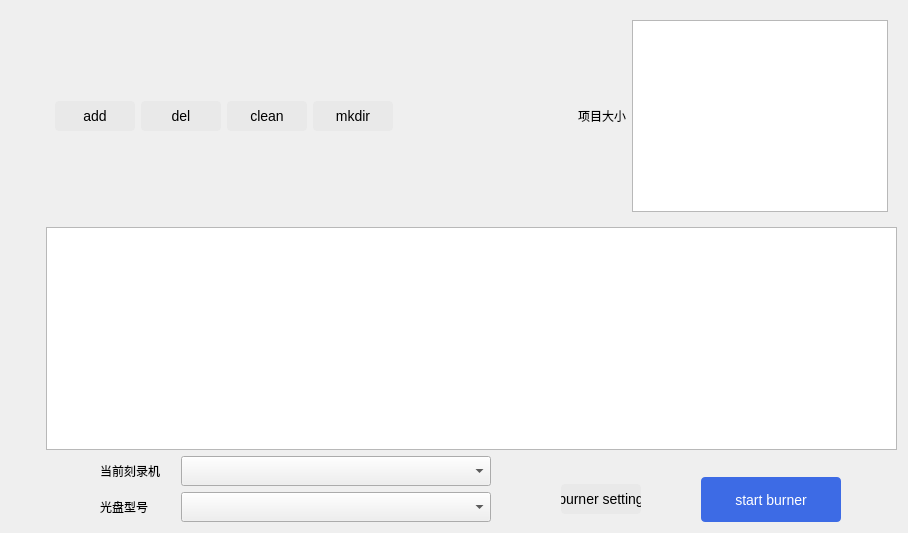
<?xml version="1.0" encoding="UTF-8"?>
<ui version="4.0">
 <class>p_data</class>
 <widget class="QWidget" name="p_data">
  <property name="geometry">
   <rect>
    <x>0</x>
    <y>0</y>
    <width>908</width>
    <height>533</height>
   </rect>
  </property>
  <property name="windowTitle">
   <string>Form</string>
  </property>
  <layout class="QHBoxLayout" name="horizontalLayout_2">
   <item>
    <spacer name="horizontalSpacer_4">
     <property name="orientation">
      <enum>Qt::Horizontal</enum>
     </property>
     <property name="sizeType">
      <enum>QSizePolicy::Fixed</enum>
     </property>
     <property name="sizeHint" stdset="0">
      <size>
       <width>35</width>
       <height>20</height>
      </size>
     </property>
    </spacer>
   </item>
   <item>
    <layout class="QVBoxLayout" name="verticalLayout">
     <item>
      <widget class="QWidget" name="horizontalWidget" native="true">
       <layout class="QHBoxLayout" name="horizontalLayout">
        <item>
         <widget class="QPushButton" name="add">
          <property name="minimumSize">
           <size>
            <width>80</width>
            <height>30</height>
           </size>
          </property>
          <property name="maximumSize">
           <size>
            <width>80</width>
            <height>30</height>
           </size>
          </property>
          <property name="styleSheet">
           <string notr="true">QPushButton{background-image: url(:/new/prefix1/pic/icon-添加-默认.png);background-color:rgb(233, 233, 233);background-repeat: no-repeat;background-position:left;color:rgb(0, 0, 0);font: 14px;border-radius: 4px;}
QPushButton:hover{background-image: url(:/new/prefix1/pic/icon-添加-悬停点击.png);background-color:rgb(107, 142, 235);background-repeat: no-repeat;background-position:left;color:rgb(0, 0, 0);font: 14px;border-radius: 4px;}
 QPushButton:pressed{background-image: url(:/new/prefix1/pic/icon-添加-悬停点击.png);background-color:rgb(65, 95, 196);background-repeat: no-repeat;background-position:left;border:none;color:rgb(0, 0, 0);font: 14px;border-radius: 4px;}</string>
          </property>
          <property name="text">
           <string>add</string>
          </property>
         </widget>
        </item>
        <item>
         <widget class="QPushButton" name="del">
          <property name="minimumSize">
           <size>
            <width>80</width>
            <height>30</height>
           </size>
          </property>
          <property name="maximumSize">
           <size>
            <width>80</width>
            <height>30</height>
           </size>
          </property>
          <property name="styleSheet">
           <string notr="true">QPushButton{background-image: url(:/new/prefix1/pic/icon-删除-默认.png);background-color:rgb(233, 233, 233);background-repeat: no-repeat;background-position:left;color:rgb(0, 0, 0);font: 14px;border-radius: 4px;}
QPushButton:hover{background-image: url(:/new/prefix1/pic/icon-删除-悬停点击.png);background-color:rgb(107, 142, 235);background-repeat: no-repeat;background-position:left;color:rgb(0, 0, 0);font: 14px;border-radius: 4px;}
QPushButton:pressed{background-image: url(:/new/prefix1/pic/icon-删除-悬停点击.png);background-color:rgb(65, 95, 196);background-repeat: no-repeat;background-position:left;border:none;color:rgb(0, 0, 0);font: 14px;border-radius: 4px;}</string>
          </property>
          <property name="text">
           <string>del</string>
          </property>
         </widget>
        </item>
        <item>
         <widget class="QPushButton" name="clean">
          <property name="minimumSize">
           <size>
            <width>80</width>
            <height>30</height>
           </size>
          </property>
          <property name="maximumSize">
           <size>
            <width>80</width>
            <height>30</height>
           </size>
          </property>
          <property name="styleSheet">
           <string notr="true">QPushButton{background-image: url(:/new/prefix1/pic/icon-清空-默认.png);background-color:rgb(233, 233, 233);background-repeat: no-repeat;background-position:left;color:rgb(0, 0, 0);font: 14px;border-radius: 4px;}
QPushButton:hover{background-image: url(:/new/prefix1/pic/icon-清空-悬停点击.png);background-color:rgb(107, 142, 235);background-repeat: no-repeat;background-position:left;color:rgb(0, 0, 0);font: 14px;border-radius: 4px;}
QPushButton:pressed{background-image: url(:/new/prefix1/pic/icon-清空-悬停点击.png);background-color:rgb(65, 95, 196);background-repeat: no-repeat;background-position:left;border:none;color:rgb(0, 0, 0);font: 14px;border-radius: 4px;}</string>
          </property>
          <property name="text">
           <string>clean</string>
          </property>
         </widget>
        </item>
        <item>
         <widget class="QPushButton" name="mkdir">
          <property name="minimumSize">
           <size>
            <width>80</width>
            <height>30</height>
           </size>
          </property>
          <property name="maximumSize">
           <size>
            <width>80</width>
            <height>30</height>
           </size>
          </property>
          <property name="styleSheet">
           <string notr="true">QPushButton{background-image: url(:/new/prefix1/pic/icon-新建文件-默认.png);background-color:rgb(233, 233, 233);background-repeat: no-repeat;background-position:left;color:rgb(0, 0, 0);font: 14px;border-radius: 4px;}
QPushButton:hover{background-image: url(:/new/prefix1/pic/icon-新建文件-悬停点击.png);background-color:rgb(107, 142, 235);background-repeat: no-repeat;background-position:left;color:rgb(0, 0, 0);font: 14px;border-radius: 4px;}
QPushButton:pressed{background-image: url(:/new/prefix1/pic/icon-新建文件-悬停点击.png);background-color:rgb(65, 95, 196);background-repeat: no-repeat;background-position:left;border:none;color:rgb(0, 0, 0);font: 14px;border-radius: 4px;}</string>
          </property>
          <property name="text">
           <string>mkdir</string>
          </property>
         </widget>
        </item>
        <item>
         <spacer name="horizontalSpacer_2">
          <property name="orientation">
           <enum>Qt::Horizontal</enum>
          </property>
          <property name="sizeHint" stdset="0">
           <size>
            <width>40</width>
            <height>20</height>
           </size>
          </property>
         </spacer>
        </item>
        <item>
         <spacer name="horizontalSpacer">
          <property name="orientation">
           <enum>Qt::Horizontal</enum>
          </property>
          <property name="sizeHint" stdset="0">
           <size>
            <width>40</width>
            <height>20</height>
           </size>
          </property>
         </spacer>
        </item>
        <item>
         <widget class="QLabel" name="label">
          <property name="text">
           <string>项目大小</string>
          </property>
         </widget>
        </item>
        <item alignment="Qt::AlignLeft">
         <widget class="QTextBrowser" name="textBrowser">
          <property name="sizePolicy">
           <sizepolicy hsizetype="Minimum" vsizetype="Minimum">
            <horstretch>0</horstretch>
            <verstretch>0</verstretch>
           </sizepolicy>
          </property>
          <property name="baseSize">
           <size>
            <width>0</width>
            <height>0</height>
           </size>
          </property>
         </widget>
        </item>
       </layout>
      </widget>
     </item>
     <item>
      <widget class="QTreeView" name="treeView"/>
     </item>
     <item>
      <layout class="QGridLayout" name="gridLayout_2">
       <item row="0" column="3">
        <widget class="QLabel" name="label_5">
         <property name="text">
          <string/>
         </property>
        </widget>
       </item>
       <item row="1" column="2">
        <widget class="QPushButton" name="burner_setting">
         <property name="minimumSize">
          <size>
           <width>80</width>
           <height>30</height>
          </size>
         </property>
         <property name="maximumSize">
          <size>
           <width>80</width>
           <height>30</height>
          </size>
         </property>
         <property name="styleSheet">
          <string notr="true">QPushButton{background-color:rgb(233, 233, 233);font: 14px;border-radius: 4px;}
QPushButton:hover{background-color:rgb(107, 142, 235);font: 14px;border-radius: 4px;}
QPushButton:pressed{border:none;background-color:rgb(65, 95, 196);font: 14px;border-radius: 4px;}</string>
         </property>
         <property name="text">
          <string>burner setting</string>
         </property>
        </widget>
       </item>
       <item row="0" column="0" rowspan="2">
        <layout class="QGridLayout" name="gridLayout">
         <item row="0" column="0">
          <widget class="QLabel" name="label_2">
           <property name="minimumSize">
            <size>
             <width>75</width>
             <height>30</height>
            </size>
           </property>
           <property name="maximumSize">
            <size>
             <width>75</width>
             <height>30</height>
            </size>
           </property>
           <property name="text">
            <string>当前刻录机</string>
           </property>
          </widget>
         </item>
         <item row="0" column="1">
          <widget class="QComboBox" name="comboBox">
           <property name="minimumSize">
            <size>
             <width>310</width>
             <height>30</height>
            </size>
           </property>
           <property name="maximumSize">
            <size>
             <width>310</width>
             <height>30</height>
            </size>
           </property>
          </widget>
         </item>
         <item row="1" column="0">
          <widget class="QLabel" name="label_3">
           <property name="minimumSize">
            <size>
             <width>75</width>
             <height>30</height>
            </size>
           </property>
           <property name="maximumSize">
            <size>
             <width>75</width>
             <height>30</height>
            </size>
           </property>
           <property name="text">
            <string>光盘型号</string>
           </property>
          </widget>
         </item>
         <item row="1" column="1">
          <widget class="QComboBox" name="comboBox_2">
           <property name="minimumSize">
            <size>
             <width>310</width>
             <height>30</height>
            </size>
           </property>
           <property name="maximumSize">
            <size>
             <width>310</width>
             <height>30</height>
            </size>
           </property>
          </widget>
         </item>
        </layout>
       </item>
       <item row="1" column="3">
        <widget class="QPushButton" name="start_burner">
         <property name="minimumSize">
          <size>
           <width>140</width>
           <height>45</height>
          </size>
         </property>
         <property name="maximumSize">
          <size>
           <width>140</width>
           <height>45</height>
          </size>
         </property>
         <property name="styleSheet">
          <string notr="true">QPushButton{background-color:rgb(61, 107, 229);font: 14px;border-radius: 4px;color: rgb(255,255,255);}
QPushButton:hover{background-color:rgb(107, 142, 235);font: 14px;border-radius: 4px;color: rgb(255,255,255);}
QPushButton:pressed{border:none;background-color:rgb(65, 95, 196);font: 14px;border-radius: 4px;color: rgb(255,255,255);}</string>
         </property>
         <property name="text">
          <string>start burner</string>
         </property>
        </widget>
       </item>
       <item row="0" column="2">
        <widget class="QLabel" name="label_4">
         <property name="text">
          <string/>
         </property>
        </widget>
       </item>
       <item row="1" column="1">
        <spacer name="horizontalSpacer_3">
         <property name="orientation">
          <enum>Qt::Horizontal</enum>
         </property>
         <property name="sizeType">
          <enum>QSizePolicy::Fixed</enum>
         </property>
         <property name="sizeHint" stdset="0">
          <size>
           <width>10</width>
           <height>20</height>
          </size>
         </property>
        </spacer>
       </item>
      </layout>
     </item>
    </layout>
   </item>
  </layout>
 </widget>
 <resources/>
 <connections/>
</ui>
